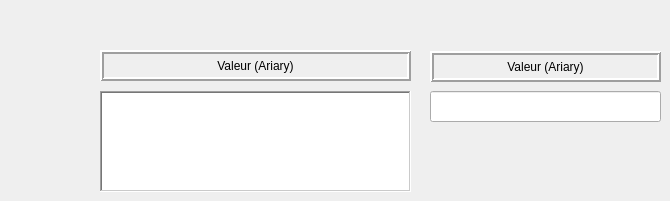
             <widget class="QWidget" name="page_20">
              <widget class="QLabel" name="label_128">
               <property name="geometry">
                <rect>
                 <x>430</x>
                 <y>51</y>
                 <width>231</width>
                 <height>31</height>
                </rect>
               </property>
               <property name="frameShape">
                <enum>QFrame::Box</enum>
               </property>
               <property name="frameShadow">
                <enum>QFrame::Raised</enum>
               </property>
               <property name="lineWidth">
                <number>2</number>
               </property>
               <property name="text">
                <string>Valeur (Ariary)</string>
               </property>
               <property name="alignment">
                <set>Qt::AlignCenter</set>
               </property>
               <property name="wordWrap">
                <bool>false</bool>
               </property>
               <property name="margin">
                <number>0</number>
               </property>
              </widget>
              <widget class="QTextEdit" name="textEdit_22">
               <property name="geometry">
                <rect>
                 <x>100</x>
                 <y>91</y>
                 <width>311</width>
                 <height>101</height>
                </rect>
               </property>
               <property name="frameShape">
                <enum>QFrame::WinPanel</enum>
               </property>
               <property name="frameShadow">
                <enum>QFrame::Sunken</enum>
               </property>
               <property name="html">
                <string>&lt;!DOCTYPE HTML PUBLIC &quot;-//W3C//DTD HTML 4.0//EN&quot; &quot;http://www.w3.org/TR/REC-html40/strict.dtd&quot;&gt;
&lt;html&gt;&lt;head&gt;&lt;meta name=&quot;qrichtext&quot; content=&quot;1&quot; /&gt;&lt;style type=&quot;text/css&quot;&gt;
p, li { white-space: pre-wrap; }
&lt;/style&gt;&lt;/head&gt;&lt;body style=&quot; font-family:'Cantarell'; font-size:11pt; font-weight:400; font-style:normal;&quot;&gt;
&lt;p style=&quot;-qt-paragraph-type:empty; margin-top:0px; margin-bottom:0px; margin-left:0px; margin-right:0px; -qt-block-indent:0; text-indent:0px; font-family:'MS Shell Dlg 2'; font-size:8.25pt;&quot;&gt;&lt;br /&gt;&lt;/p&gt;&lt;/body&gt;&lt;/html&gt;</string>
               </property>
              </widget>
              <widget class="QLineEdit" name="lineEdit_107">
               <property name="geometry">
                <rect>
                 <x>430</x>
                 <y>91</y>
                 <width>231</width>
                 <height>31</height>
                </rect>
               </property>
               <property name="alignment">
                <set>Qt::AlignRight|Qt::AlignTrailing|Qt::AlignVCenter</set>
               </property>
              </widget>
              <widget class="QLabel" name="label_129">
               <property name="geometry">
                <rect>
                 <x>100</x>
                 <y>50</y>
                 <width>311</width>
                 <height>31</height>
                </rect>
               </property>
               <property name="autoFillBackground">
                <bool>false</bool>
               </property>
               <property name="frameShape">
                <enum>QFrame::Box</enum>
               </property>
               <property name="frameShadow">
                <enum>QFrame::Raised</enum>
               </property>
               <property name="lineWidth">
                <number>2</number>
               </property>
               <property name="midLineWidth">
                <number>0</number>
               </property>
               <property name="text">
                <string>Valeur (Ariary)</string>
               </property>
               <property name="alignment">
                <set>Qt::AlignCenter</set>
               </property>
              </widget>
             </widget>
